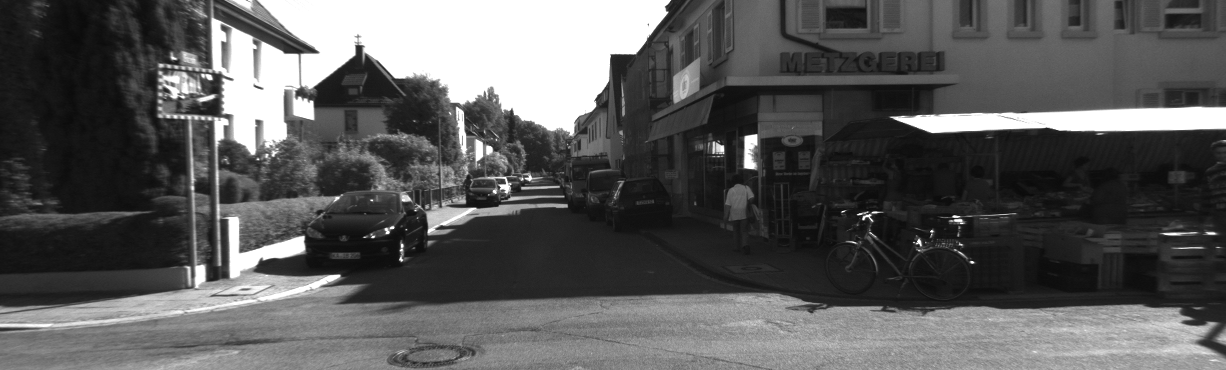
#> input picture Assignment 1 Input Images/Question 2 and 3 Images/000000.png, 1226 x 370 px
$ jupyter execute M23CSA003_qu3.ipynb
#> lines starting #> are read from the running program, lines starting #| are printed output that depends on the picture; after the words box and inside, x2 and y2 are one past the last pixel; in counts of white or black regions, pixels touching at a corner belong together
[cell 1]
import numpy as np
import matplotlib.pyplot as plt
import cv2 as cv

[cell 2]
F=np.array([[3.34638533e-07,  7.58547151e-06, -2.04147752e-03],
   [-5.83765868e-06,  1.36498636e-06, 2.67566877e-04],
   [1.45892349e-03, -4.37648316e-03,  1.00000000e+00]])

[cell 3]
img1 = cv.imread(r'Assignment 1 Input Images/Question 2 and 3 Images/000000.png', cv.IMREAD_GRAYSCALE)  # left image
#> img1 is the input picture: shape (370, 1226); min 9, max 255, mean 89.5
img2 = cv.imread('Assignment 1 Input Images\Question 2 and 3 Images/000023.png', cv.IMREAD_GRAYSCALE)  # right image
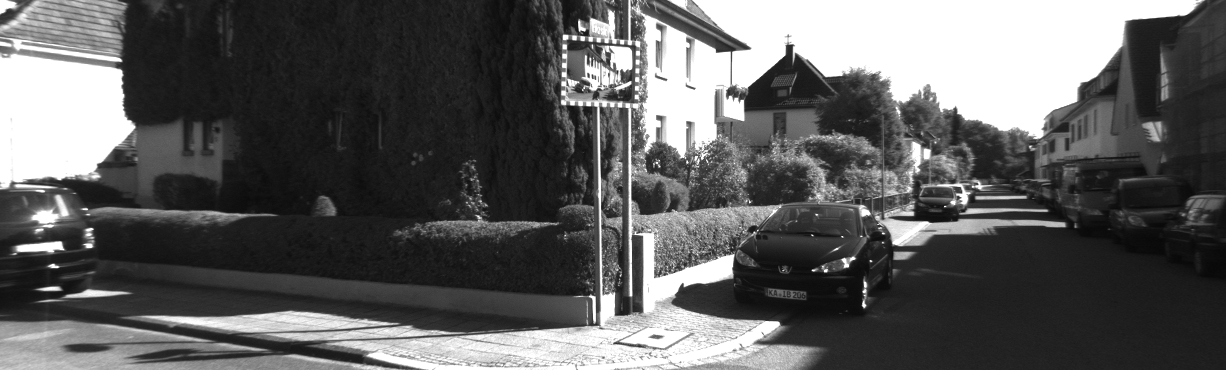
#> input picture Assignment 1 Input Images/Question 2 and 3 Images/000023.png, 1226 x 370 px, found by its file name
#> img2 is the input picture: shape (370, 1226); min 7, max 255, mean 93

[cell 4]
sift = cv.SIFT_create()

kp1, des1 = sift.detectAndCompute(img1,None)
#> kp1 = 1578 keypoints; strongest (x, y, size): (972, 262, 2.1), (932, 231, 1.8), (392, 227, 2.4), (751, 141, 10)
kp2, des2 = sift.detectAndCompute(img2,None)
#> kp2 = 2113 keypoints; strongest (x, y, size): (864, 305, 3), (53, 266, 3.7), (582, 38, 3.3), (826, 271, 2.5)


FLANN_INDEX_KDTREE = 1
index_params = dict(algorithm = FLANN_INDEX_KDTREE, trees = 5)
search_params = dict(checks=50)

flann = cv.FlannBasedMatcher(index_params,search_params)
matches = flann.knnMatch(des1,des2,k=2)
#> matches = 1578 matches

pts1 = []
pts2 = []

for i,(m,n) in enumerate(matches):
 if m.distance < 0.8*n.distance:
    pts2.append(kp2[m.trainIdx].pt)
    pts1.append(kp1[m.queryIdx].pt)
#> after the loop, pts1 = 304 pairs, first value 12.79 to 1176.1, second value 10.19 to 356.1; pts2 = 304 pairs, first value 55.96 to 1165, second value 12.54 to 347.1

[cell 5]
pts1 = np.int32(pts1)
#> pts1 = 304 pairs, first value 12 to 1176, second value 10 to 356
pts2 = np.int32(pts2)
#> pts2 = 304 pairs, first value 55 to 1165, second value 12 to 347
F, mask = cv.findFundamentalMat(pts1,pts2,cv.FM_LMEDS)
#> F = [[1.63e-07, 1.33e-05, -0.00222], [-1.25e-05, 8.49e-08, 0.00372], [0.00196, -0.00969, 1]]; mask = 304 values, max 1 at index 2, min 0 at index 0, mean 0.727

# We select only inlier points
pts1 = pts1[mask.ravel()==1]
#> pts1 = 221 pairs, first value 103 to 606, second value 24 to 287
pts2 = pts2[mask.ravel()==1]
#> pts2 = 221 pairs, first value 513 to 1140, second value 22 to 344

[cell 6]
def drawlines(img1,img2,lines,pts1,pts2):
   r,c = img1.shape
   img1 = cv.cvtColor(img1,cv.COLOR_GRAY2BGR)
   img2 = cv.cvtColor(img2,cv.COLOR_GRAY2BGR)
   for r,pt1,pt2 in zip(lines,pts1,pts2):
      color = tuple(np.random.randint(0,255,3).tolist())
      x0,y0 = map(int, [0, -r[2]/r[1] ])
      x1,y1 = map(int, [c, -(r[2]+r[0]*c)/r[1] ])
      img1 = cv.line(img1, (x0,y0), (x1,y1), color,1)
      img1 = cv.circle(img1,tuple(pt1),5,color,-1)
      img2 = cv.circle(img2,tuple(pt2),5,color,-1)
   return img1,img2

[cell 7]
def computeCorrespondEpilines(pts, which_image, F):
    if which_image == 1:
        return (l:= np.c_[pts,np.ones(pts.shape[0],dtype=int)]@F.T)/l[:,2].reshape(-1,1)
    elif which_image == 2:
        return (l:= np.c_[pts,np.ones(pts.shape[0],dtype=int)]@F)/l[:,2].reshape(-1,1)

[cell 8]
l1 = computeCorrespondEpilines(pts2, 2, F)
#> l1 = 221 rows, first 8: [-0.00108, -0.00414, 1], [-0.0271, 0.0433, 1], [-0.0271, 0.0433, 1], [-0.00177, -0.00289, 1], [0.00756, -0.0199, 1], [-0.0325, 0.0532, 1], [-0.0325, 0.0532, 1], [-0.00865, 0.00965, 1]
l2 = computeCorrespondEpilines(pts1, 1, F)
#> l2 = 221 rows, first 8: [-0.000725, -0.00284, 1], [-0.00208, 0.0031, 1], [-0.00208, 0.0031, 1], [-0.001, -0.00163, 1], [-0.00302, 0.00724, 1], [-0.00206, 0.00301, 1], [-0.00206, 0.00301, 1], [-0.00181, 0.00191, 1]
img9,img10 = drawlines(img1,img2,l1,pts1,pts2)
#> the loop in drawlines, `for r,pt1,pt2 in zip(lines,pts1,pts2):` made 221 passes
#> (r, pt1, pt2, color, y0, y1) on passes 1 to 3: ([-0.00108, -0.00414, 1], [103, 213], [513, 223], (172, 47, 117), 241, -79), ([-0.0271, 0.0433, 1], [129, 59], [549, 44], (192, 67, 251), -23, 744), ([-0.0271, 0.0433, 1], [129, 59], [549, 44], (195, 103, 9), -23, 744)
#> pass 1, in drawlines, `img1 = cv.line(img1, (x0,y0), (x1,y1), color,1)`:
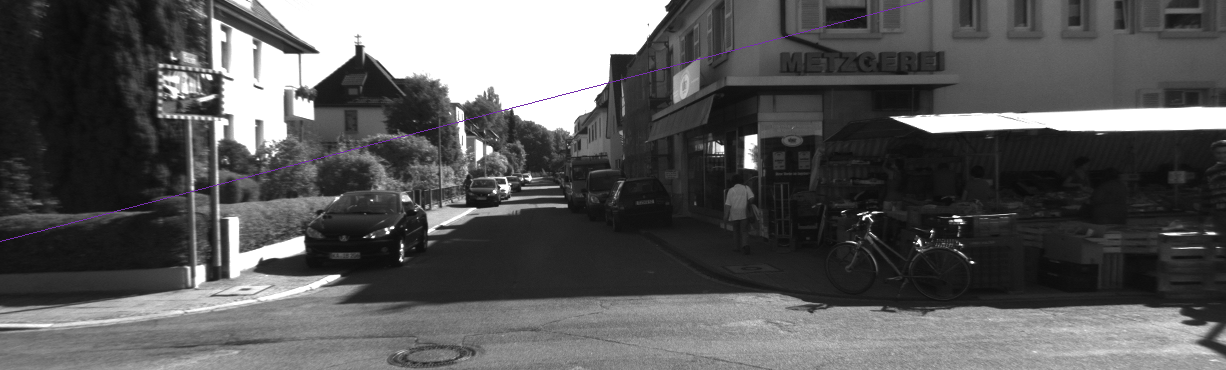
#> img1: shape (370, 1226, 3); 0.2% of pixels changed, all inside (x1, y1, x2, y2) = (0, 0, 925, 242)
#> after the loop in drawlines, `for r,pt1,pt2 in zip(lines,pts1,pts2):`:
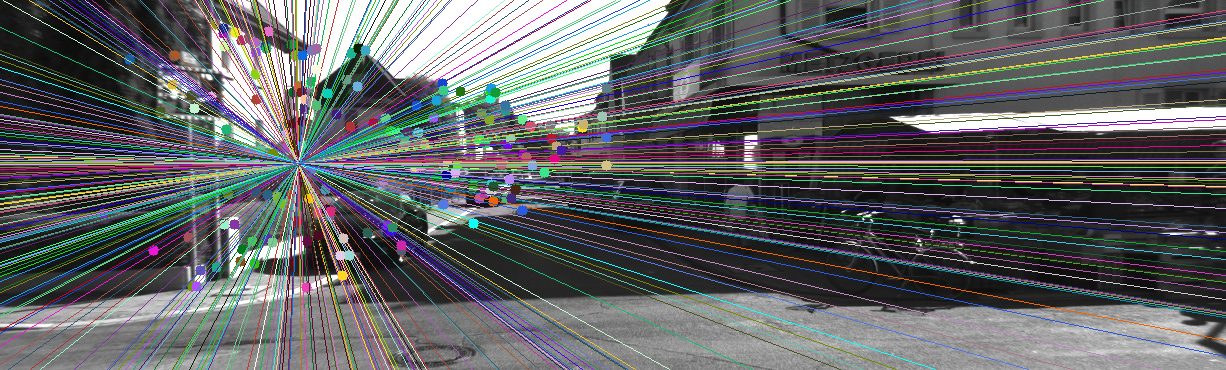
#> img1: shape (370, 1226, 3); mean B, G, R 100.7, 99.1, 97.2
#> after the loop in drawlines, `for r,pt1,pt2 in zip(lines,pts1,pts2):`:
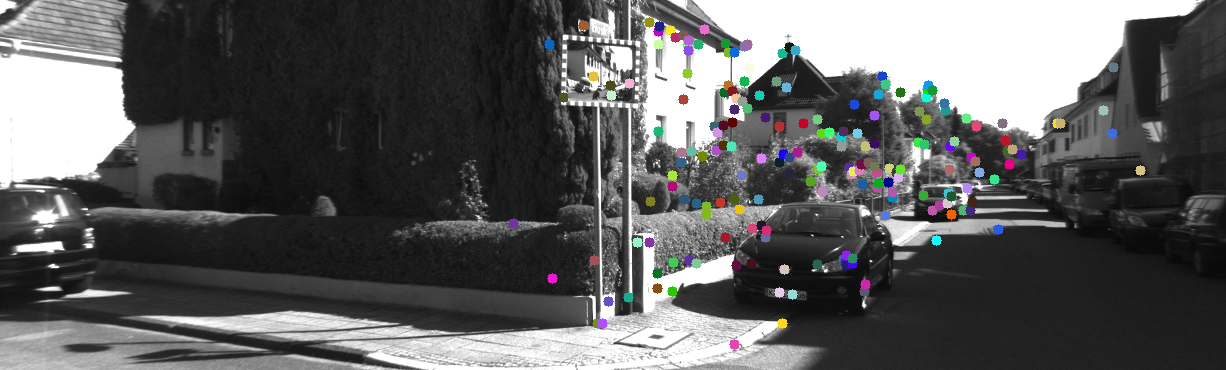
#> img2: shape (370, 1226, 3); mean B, G, R 93.2, 93.1, 92.9
img7,img8 = drawlines(img2,img1,l2,pts2,pts1)
#> the loop in drawlines (call 2), `for r,pt1,pt2 in zip(lines,pts1,pts2):` made 221 passes
#> (r, pt1, pt2, color, y0, y1) on passes 1 to 3: ([-0.000725, -0.00284, 1], [513, 223], [103, 213], (102, 84, 71), 351, 39), ([-0.00208, 0.0031, 1], [549, 44], [129, 59], (83, 223, 0), -322, 499), ([-0.00208, 0.0031, 1], [549, 44], [129, 59], (133, 91, 107), -322, 499)
#> pass 1, in drawlines (call 2), `img1 = cv.line(img1, (x0,y0), (x1,y1), color,1)`:
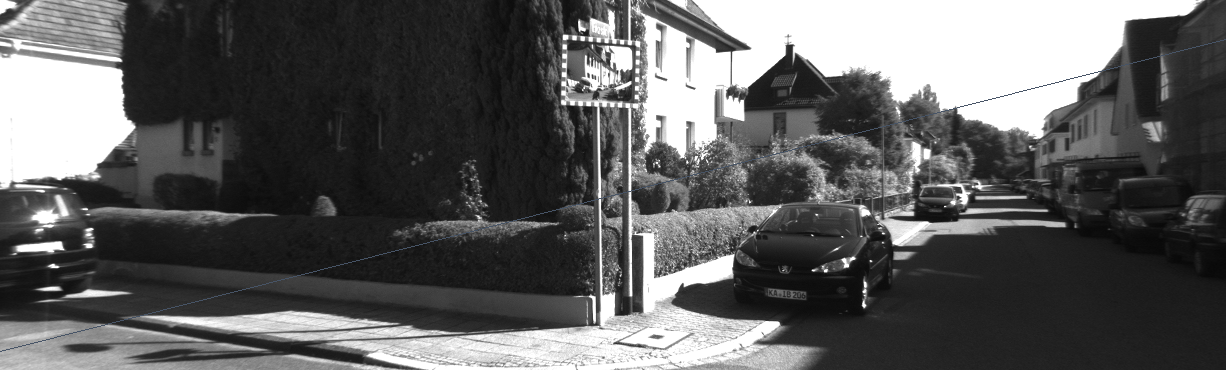
#> img1: shape (370, 1226, 3); 0.27% of pixels changed, all inside (x1, y1, x2, y2) = (0, 39, 1226, 352)
#> pass 2, in drawlines (call 2), `img1 = cv.line(img1, (x0,y0), (x1,y1), color,1)`:
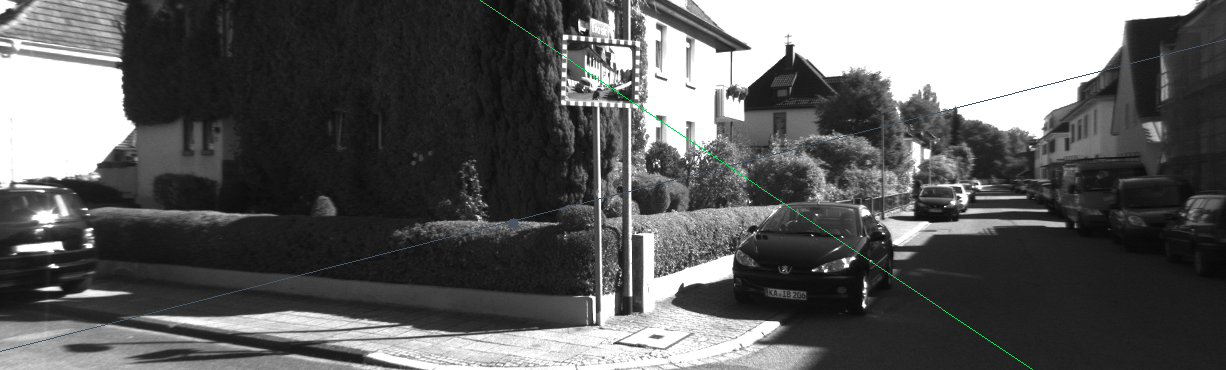
#> img1: shape (370, 1226, 3); mean B, G, R 93, 93.1, 92.8
#> after the loop in drawlines (call 2), `for r,pt1,pt2 in zip(lines,pts1,pts2):`:
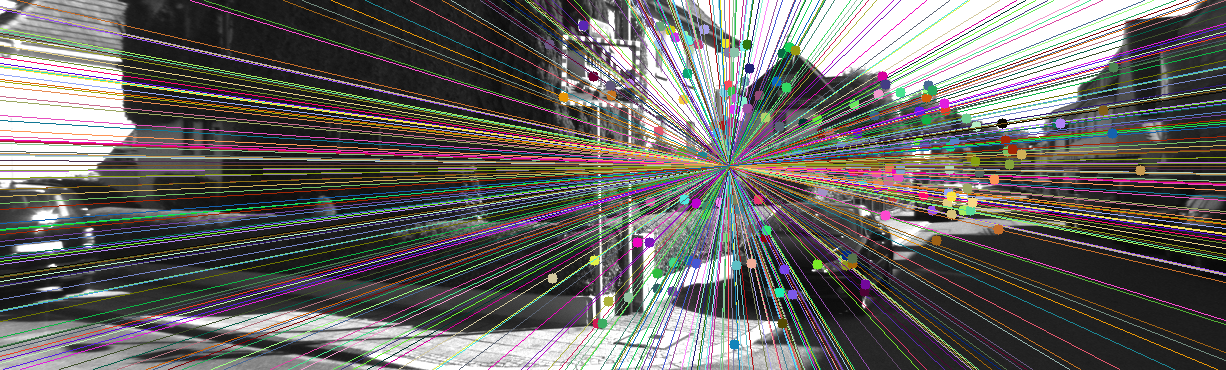
#> img1: shape (370, 1226, 3); mean B, G, R 99, 101.4, 104.1
#> after the loop in drawlines (call 2), `for r,pt1,pt2 in zip(lines,pts1,pts2):`:
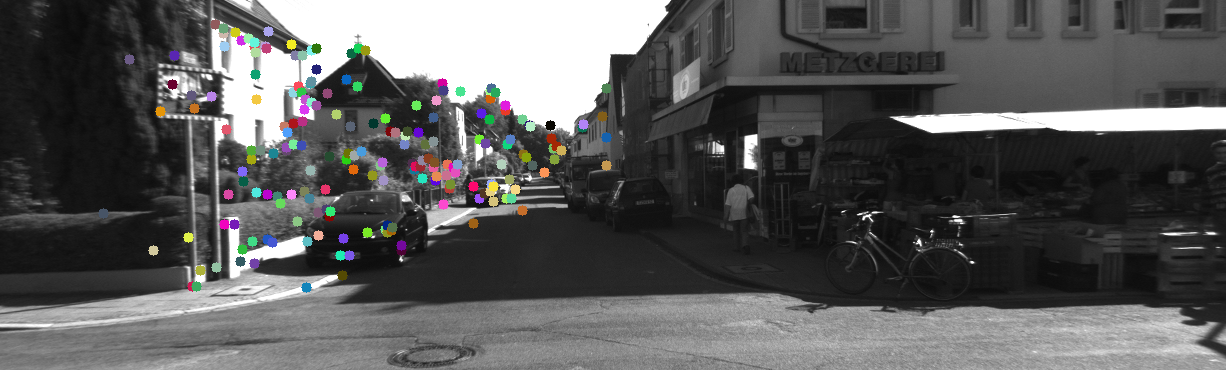
#> img2: shape (370, 1226, 3); mean B, G, R 89.9, 90.1, 90.1
plt.figure(figsize=(20,50))
plt.subplot(121),plt.imshow(img9)
plt.subplot(122),plt.imshow(img7)
plt.show()
#> figure, not shown here; B, G, R data is drawn as R, G, B

[cell 9]
def calc_eqdist_pts(x, y, m, c, d):
    if d == 0:
        return np.c_[x,y]
    x = np.round((np.sqrt(-c**2 + c* (2*y - 2*m * x) + d**2 *(m**2 + 1 ) - (y - m * x)**2) + m *(y - c) + x ) / (1 + m**2)).astype(int)
    y = np.round(m * x + c).astype(int)
    return np.c_[x,y]
calc_eqdist_pts = np.vectorize(calc_eqdist_pts)

[cell 10]
def normalized_cross_corr(a, b):
    norm_a = np.linalg.norm(a)
    a = a / norm_a
    norm_b = np.linalg.norm(b)
    b = b / norm_b
    return np.correlate(a.ravel(), b.ravel())

def plot_points(imga,imgb,pts,correspondences,which_image=1):
    plt.figure(figsize=(20,10))
    plt.subplot(121)
    plt.imshow(imga,cmap='gray')
    plt.plot(pts[:,0],pts[:,1],'-ro')
    plt.title(f'Uniform points on Img {which_image}')
    plt.subplot(122)
    plt.imshow(imgb,cmap='gray')
    plt.plot(correspondences[:,0],correspondences[:,1],'ro')
    plt.title(f'Corresponding points on Img {(which_image)%2+1}')
    plt.show()

def find_corresp_pts(select_pt=0, l1=l1,which_image=1, num_pts=11):

#> called with select_pt = 8, l1 = array of shape (221, 3), which_image = 1, num_pts = 11
    if which_image == 1:
        x, y = pts1[select_pt]
#> x = 188; y = 237
        X,Y = pts2[select_pt]
#> X = 594; Y = 260
        L = l1
#> L has the same summary as l1 outside find_corresp_pts
    elif which_image == 2:
        x, y = pts2[select_pt]
        X,Y = pts1[select_pt]
        L = l2

    m1 = -L[:,0]/L[:,1]
#> m1 = 221 values, max 81.21 at index 62, min -24.2 at index 66, mean 0.539
    C = -L[:,2]/L[:,1]
#> C = 221 values, max 7384.6 at index 66, min -24063.8 at index 62, mean 2.66
    m = m1[select_pt]
#> m = -0.673
    c = C[select_pt]
#> c = 364.3

    pts = np.r_[[calc_eqdist_pts(x,y,m,c,d=d)[0] for d in np.linspace(0,300,num_pts)]]
#> pts = [[188, 237], [213, 221], [238, 204], [263, 187], [288, 171], [313, 154], [338, 137], [363, 120], [387, 104], [412, 87], [437, 70]]
    print("Sampled Pts:", pts)
#| Sampled Pts: [[188 237]
#|  [213 221]
#|  [238 204]
#|  [263 187]
#|  [288 171]
#|  [313 154]
#|  [338 137]
#|  [363 120]
#|  [387 104]
#|  [412  87]
#|  [437  70]]
    print("Reference Point:", pts1[select_pt], "Corresponding Point:", pts2[select_pt])
#| Reference Point: [188 237] Corresponding Point: [594 260]

    correspondences = np.zeros_like(pts)
    kernel_size = 5
    pad = kernel_size//2

    l = computeCorrespondEpilines(pts, which_image, F)
#> l = [[-0.00103, -0.0015, 1], [-0.00103, -0.00148, 1], [-0.00103, -0.00149, 1], [-0.00103, -0.0015, 1], [-0.00105, -0.00141, 1], [-0.00103, -0.00152, 1], [-0.00103, -0.00149, 1], [-0.00103, -0.00148, 1], [-0.00103, -0.00148, 1], [-0.00103, -0.00148, 1], [-0.00104, -0.00148, 1]]
    for idx , pt in enumerate(pts):
        template = img1[pt[1]-pad:pt[1]+pad+1,pt[0]-pad:pt[0]+pad+1]
        max_corr = 0
        max_idx = [0,0]
        m = -l[idx,0]/l[idx,1]
        c = -l[idx,2]/l[idx,1]
        # print(l)
        epipolar_line = np.array([[x,np.round(x * m + c).astype(int)] for x in range(img1.shape[1])])
        for i,j in epipolar_line:
            if i < pad or j < pad or i >= img1.shape[1]-pad or j >= img1.shape[0]-pad or i <0 or j< 0 :
                continue
            img_patch = img2[j-pad:j+pad+1,i-pad:i+pad+1]
            corr = normalized_cross_corr(img_patch, template)
            if corr > max_corr:
                max_corr = corr
                max_idx = [i,j]
                # if max_corr > 0.9995:
                #         break
        correspondences[idx] = max_idx
#> this loop made 11 passes
#> (pt, m, c) on pass 1: ([188, 237], -0.69, 668.7)

    if which_image == 1:
        plot_points(img1,img2,pts,correspondences,which_image=which_image)
#> in plot_points, `plt.show()`:
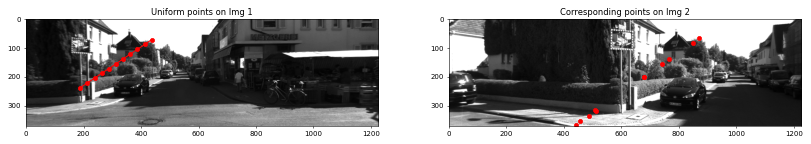
#> figure drawn by matplotlib, 2 panels
    else:
        plot_points(img2,img1,pts,correspondences,which_image=which_image)
    print("Correspondences:", correspondences)
#| Correspondences: [[678 201]
#|  [678 201]
#|  [486 335]
#|  [458 352]
#|  [767 137]
#|  [509 315]
#|  [743 156]
#|  [441 367]
#|  [512 317]
#|  [849  82]
#|  [872  66]]

    return correspondences

[cell 11]
# Uniform points from Image 1 and Corresponding points from Image 2
find_corresp_pts(select_pt=8, l1=l1,which_image=1, num_pts=11)
#> Out = [[678, 201], [678, 201], [486, 335], [458, 352], [767, 137], [509, 315], [743, 156], [441, 367], [512, 317], [849, 82], [872, 66]]

[cell 12]
# uniform points from Image 2 and their correspondences in Image 1
find_corresp_pts(select_pt=2, l1=l1,which_image=2, num_pts=11)
#| Sampled Pts: [[549  44]
#|  [573  62]
#|  [598  78]
#|  [623  95]
#|  [648 112]
#|  [673 129]
#|  [698 146]
#|  [723 162]
#|  [748 179]
#|  [772 195]
#|  [797 212]]
#| Reference Point: [129  59] Corresponding Point: [549  44]
#> the loop in find_corresp_pts (call 2), `for idx , pt in enumerate(pts):` made 11 passes
#> pt on passes 1 to 11: [549, 44], [573, 62], [598, 78], [623, 95], [648, 112], [673, 129], [698, 146], [723, 162], [748, 179], [772, 195], [797, 212]
#> call 2 of plot_points, with pts = array of shape (11, 2), correspondences = array of shape (11, 2), which_image = 2
#> in plot_points (call 2), `plt.show()`:
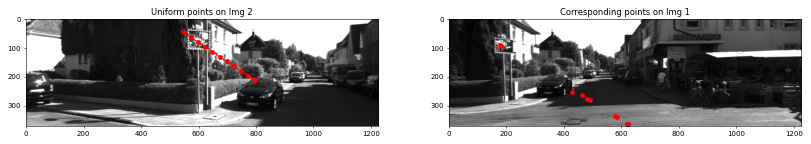
#> figure drawn by matplotlib, 2 panels
#| Correspondences: [[621 365]
#|  [625 365]
#|  [622 365]
#|  [482 277]
#|  [584 340]
#|  [577 335]
#|  [492 281]
#|  [428 251]
#|  [180  91]
#|  [462 264]
#|  [177  89]]
#> Out = [[621, 365], [625, 365], [622, 365], [482, 277], [584, 340], [577, 335], [492, 281], [428, 251], [180, 91], [462, 264], [177, 89]]
